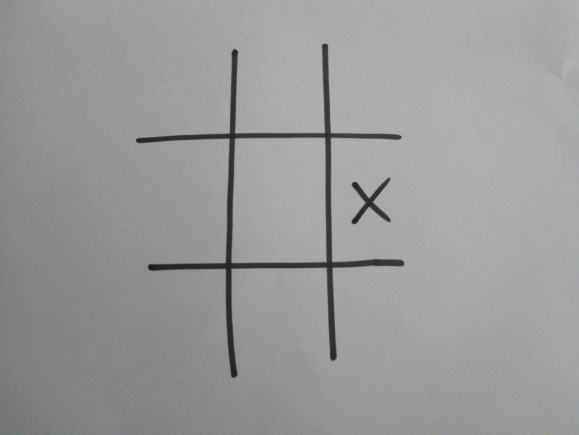
%> input picture teste2.jpg, 1158 x 869 px (shown at 1/2 size)
$ octave pegaXis.m   (GNU Octave 9; MATLAB toolbox functions it lacks are replaced by stand-ins)
%> lines starting %> are read from the running program, lines starting %| are printed output that depends on the picture; in (x1, y1, x2, y2) boxes, pixels count from 0 and x2, y2 are one past the last pixel; in counts of white or black regions, pixels touching at a corner belong together; the program's own positions count from 1
clear all
close all


img = openImage('teste2.jpg');
%> in openImage, img is the input picture: size 869x1158x3 uint8; mean R, G, B 153.7, 153.9, 154.9
img2 = openImage('teste3.jpg');
%> call 2 of openImage, with name = 'teste3.jpg'
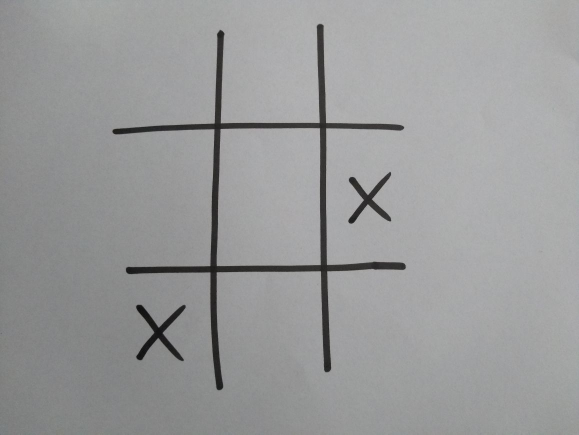
%> input picture teste3.jpg, 1158 x 869 px (shown at 1/2 size)
%> in openImage, img is the input picture: size 869x1158x3 uint8; mean R, G, B 153.5, 154.3, 154.5
%> in openImage (call 2), `img = imresize(img, [200, 200]);`:
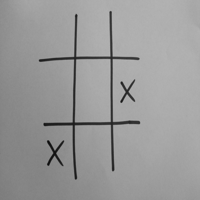
%> img: size 200x200 uint8; min 10, max 182, mean 154
img = getBoard(img);
%> in getBoard, `corners = detectHarrisFeatures(img);`: corners = 22 points; strongest (x, y): (128, 91), (128, 96), (123, 85), (123, 103), (139, 122)
%> in getBoard, `x_c = floor(abs(corners.Location(:,2)));`: x_c = 22 values, max 173 at index 7, min 22 at index 9, mean 93.77
%> in getBoard, `y_c = floor(abs(corners.Location(:,1)));`: y_c = 22 values from 49 to 139
%> in getBoard, `board = imresize(board, [200, 200]);`:
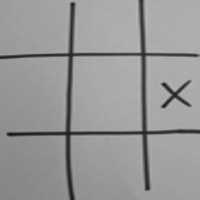
%> board: size 200x200 uint8; min 17, max 186, mean 151.7
img2 = getBoard(img2);
%> in getBoard (call 2), `corners = detectHarrisFeatures(img);`: corners = 30 points; strongest (x, y): (128, 89), (128, 96), (122, 83), (122, 102), (56, 150)
%> in getBoard (call 2), `x_c = floor(abs(corners.Location(:,2)));`: x_c = 30 values, max 179 at index 14, min 13 at index 16, mean 104.5
%> in getBoard (call 2), `y_c = floor(abs(corners.Location(:,1)));`: y_c = 30 values from 40 to 140
%> in getBoard (call 2), `board = img(min(x_c):max(x_c),min(y_c):max(y_c));`:
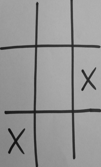
%> board: size 167x101 uint8; min 10, max 182, mean 149.9
%> in getBoard (call 2), `board = imresize(board, [200, 200]);`:
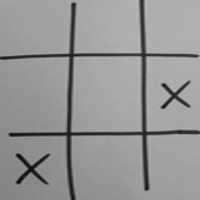
%> board: size 200x200 uint8; min 6, max 186, mean 149.9

board = zeros(3, 3);
player = 'x';

diff = img-img2;
diff = im2bw(diff, 0.4);
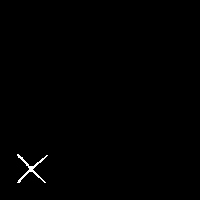
%> diff: size 200x200 logical; 0.42% white in thin lines or dots, all inside (x1, y1, x2, y2) = (17, 154, 48, 183)

%free_space = find(~board);
img_border = edge(diff,'canny', 0.5);
%> img_border: size 200x200 logical; 0.5% white in thin lines or dots, all inside (x1, y1, x2, y2) = (16, 154, 48, 184)
img_border = imclearborder(img_border);
figure, imshow(img_border)
%hough lines
[H,theta,rho] = hough(img_border);
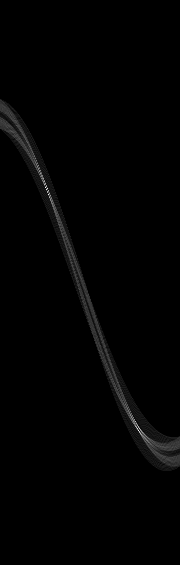
%> H: size 565x180 double; min 0, max 36, mean 0.4; drawn with min black and max white
%> theta = 180 values from -90 to 89; rho = 565 values from -282 to 282
P = houghpeaks(H,5);
%> P = [188 46; 431 139; 195 49; 422 136; 435 142]
lines = houghlines(img_border,theta,rho,P);
%> lines = empty struct
%checa se tem interseccao
%> the run ends on the next line
xy = [lines(1).point1; lines(1).point2];
% [39 lines not run here, left out]
function img = openImage(name)
    img = imread(name);
    img = rgb2gray(img);
    img = imresize(img, [200, 200]);
end

function board = getBoard(img)
    corners = detectHarrisFeatures(img);
    x_c = floor(abs(corners.Location(:,2)));
    y_c = floor(abs(corners.Location(:,1)));
    board = img(min(x_c):max(x_c),min(y_c):max(y_c));
    board = imresize(board, [200, 200]);
end
